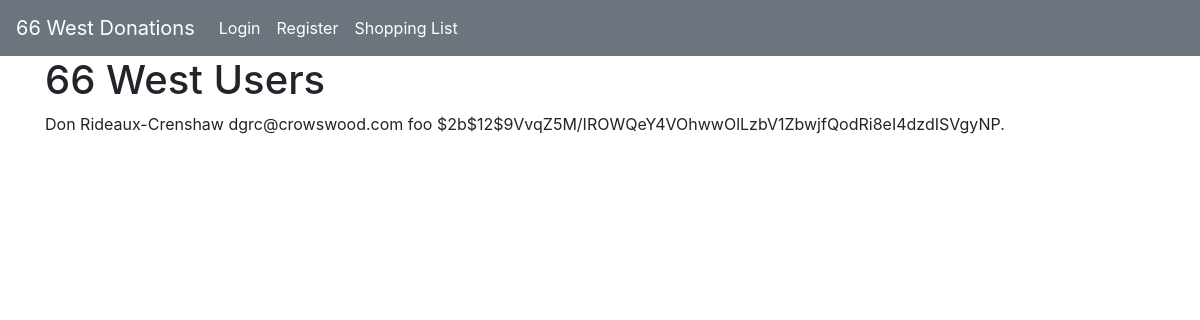
Before: /check_users with the older database file.
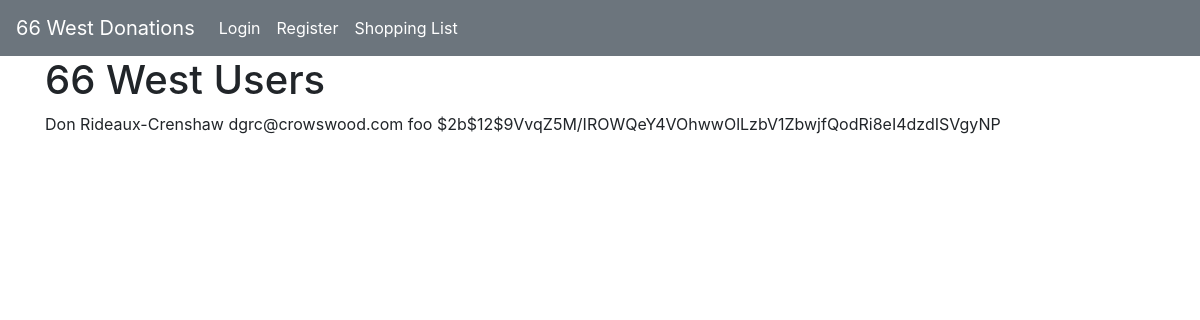
After: the same page with the newer database file.
### tables this page shows
CREATE TABLE facilityDBUsers (
    id INTEGER PRIMARY KEY,
    firstName TEXT,
    lastName TEXT,
    eMail TEXT,
    userName TEXT,
    passWord VARCHAR(60),
    resetStatus BOOL,
    resetCode TEXT
);

### app.py (the view)
@app.route('/check_users')
def check_users():
    conn = get_db_connection()
    facilityDBUsers = conn.execute('SELECT * FROM facilityDBUsers').fetchall()
    conn.close()
    return render_template('check_users.html', facilityDBUsers=facilityDBUsers)

### app.py (called while the page is built)
def get_db_connection():
    conn = sqlite3.connect('/home/dgrCrenshaw/donationsAppFlask/facilityDB.db')
    conn.row_factory = sqlite3.Row
    return conn

### templates/check_users.html
{% extends 'base.html' %}
{% block content %}
    <h1>{% block title %} 66 West Users {% endblock %}</h1>
{% for userEntry in facilityDBUsers %}
    <p>{{ userEntry['firstName']}}&nbsp;{{ userEntry['lastName']}}&nbsp;{{ userEntry['eMail']}}&nbsp;{{ userEntry['userName']}}&nbsp;{{ userEntry['passWord']}}</p>
{% endfor %}
{% endblock %}

### templates/base.html (shortened to what this page needs)
<!doctype html>
<html lang="en">
  <head>
    <link rel="stylesheet" href="https://stackpath.bootstrapcdn.com/bootstrap/4.3.1/css/bootstrap.min.css">
  </head>
  <body>
    <nav class="navbar navbar-expand-md navbar-dark bg-secondary">
        <a class="navbar-brand" href="{{ url_for('index')}}">66 West Donations</a>
        <div class="collapse navbar-collapse" id="navbarNav">
            <ul class="navbar-nav">
                <li class="nav-item active">
                  <a class="nav-link" href="{{ url_for('login')}}">Login</a>
              </li>
                  <li class="nav-item active">
                  <a class="nav-link" href="{{ url_for('register')}}">Register</a>
              </li>
              <li class="nav-item active">
                  <a class="nav-link" href="{{ url_for('shop')}}">Shopping List</a>
              </li>
            </ul>
        </div>
    </nav>
    <div class="container">
      {% block content %} {% endblock %}
    </div>
  </body>
</html>

Changed rows visible on the page:
changed facilityDBUsers "Don": passWord "$2b$12$9VvqZ5M/IROWQeY4VOhwwOlLzbV1ZbwjfQodRi8eI4dzdISVgyNP." → "$2b$12$9VvqZ5M/IROWQeY4VOhwwOlLzbV1ZbwjfQodRi8eI4dzdISVgyNP"
